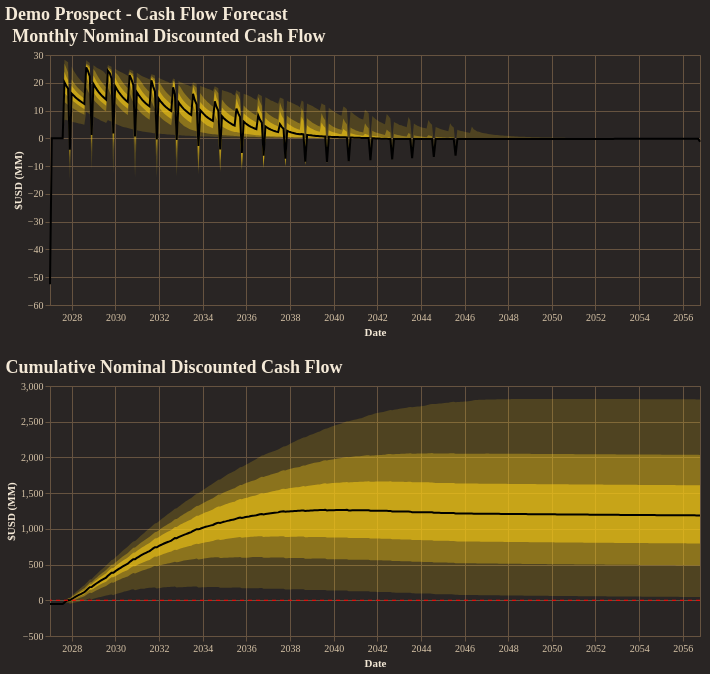

The code cell stored with this chart in its notebook:
### Code cell
fig = reporter.plotter.combined_cash_flow_plot(
    figsize=(650, 250),
    backend=PLOTTING_BACKEND
)
fig.show()

### Figure 1 — Vega-Lite specification as saved in the notebook (floating-point values rounded to 4 significant figures; data arrays with more than 128 entries replaced by an {"elided": "..."} marker saying what was removed)
{"config": {"background": "#292524", "view": {"fill": "#292524", "stroke": "#665340"}, "title": {"color": "#f4e9d7", "font": "Merriweather", "fontSize": 18, "fontWeight": 600, "subtitleColor": "#d5c2a6", "anchor": "start"}, "axis": {"domainColor": "#665340", "gridColor": "#665340", "tickColor": "#665340", "labelColor": "#d5c2a6", "titleColor": "#f4e9d7", "labelFont": "Merriweather", "titleFont": "Merriweather"}, "legend": {"titleColor": "#f4e9d7", "labelColor": "#d5c2a6", "labelFont": "Merriweather", "titleFont": "Merriweather", "orient": "top-right", "symbolType": "circle"}, "header": {"labelColor": "#d5c2a6", "titleColor": "#f4e9d7", "labelFont": "Merriweather", "titleFont": "Merriweather"}, "mark": {"color": "#c78d3b"}, "line": {"color": "#c78d3b"}, "bar": {"color": "#c78d3b"}, "point": {"color": "#ddb06d"}, "area": {"color": "#c78d3b", "opacity": 0.35}, "text": {"color": "#f4e9d7", "font": "Merriweather"}, "range": {"category": ["#5DA5DA", "#F28E2B", "#59C36A", "#E15759", "#B07AA1", "#4ECDC4", "#FF9DA7", "#EDC948"]}}, "vconcat": [{"layer": [{"mark": {"type": "area", "color": "rgba(250, 204, 21, 1.0)", "opacity": 0.18}, "encoding": {"tooltip": [{"field": "date", "title": "Date", "type": "temporal"}, {"field": "p01", "format": ",.2f", "title": "P01", "type": "quantitative"}, {"field": "p10", "format": ",.2f", "title": "P10", "type": "quantitative"}, {"field": "p25", "format": ",.2f", "title": "P25", "type": "quantitative"}, {"field": "p50", "format": ",.2f", "title": "P50", "type": "quantitative"}, {"field": "p75", "format": ",.2f", "title": "P75", "type": "quantitative"}, {"field": "p90", "format": ",.2f", "title": "P90", "type": "quantitative"}, {"field": "p99", "format": ",.2f", "title": "P99", "type": "quantitative"}], "x": {"field": "date", "title": "Date", "type": "temporal"}, "y": {"field": "p01", "title": "$USD (MM)", "type": "quantitative"}, "y2": {"field": "p99"}}}, {"mark": {"type": "area", "color": "rgba(250, 204, 21, 1.0)", "opacity": 0.35}, "encoding": {"tooltip": [{"field": "date", "title": "Date", "type": "temporal"}, {"field": "p01", "format": ",.2f", "title": "P01", "type": "quantitative"}, {"field": "p10", "format": ",.2f", "title": "P10", "type": "quantitative"}, {"field": "p25", "format": ",.2f", "title": "P25", "type": "quantitative"}, {"field": "p50", "format": ",.2f", "title": "P50", "type": "quantitative"}, {"field": "p75", "format": ",.2f", "title": "P75", "type": "quantitative"}, {"field": "p90", "format": ",.2f", "title": "P90", "type": "quantitative"}, {"field": "p99", "format": ",.2f", "title": "P99", "type": "quantitative"}], "x": {"field": "date", "title": "Date", "type": "temporal"}, "y": {"field": "p10", "title": "$USD (MM)", "type": "quantitative"}, "y2": {"field": "p90"}}}, {"mark": {"type": "area", "color": "rgba(250, 204, 21, 1.0)", "opacity": 0.55}, "encoding": {"tooltip": [{"field": "date", "title": "Date", "type": "temporal"}, {"field": "p01", "format": ",.2f", "title": "P01", "type": "quantitative"}, {"field": "p10", "format": ",.2f", "title": "P10", "type": "quantitative"}, {"field": "p25", "format": ",.2f", "title": "P25", "type": "quantitative"}, {"field": "p50", "format": ",.2f", "title": "P50", "type": "quantitative"}, {"field": "p75", "format": ",.2f", "title": "P75", "type": "quantitative"}, {"field": "p90", "format": ",.2f", "title": "P90", "type": "quantitative"}, {"field": "p99", "format": ",.2f", "title": "P99", "type": "quantitative"}], "x": {"field": "date", "title": "Date", "type": "temporal"}, "y": {"field": "p25", "title": "$USD (MM)", "type": "quantitative"}, "y2": {"field": "p75"}}}, {"mark": {"type": "line", "color": "black", "strokeWidth": 2}, "encoding": {"tooltip": [{"field": "date", "title": "Date", "type": "temporal"}, {"field": "p01", "format": ",.2f", "title": "P01", "type": "quantitative"}, {"field": "p10", "format": ",.2f", "title": "P10", "type": "quantitative"}, {"field": "p25", "format": ",.2f", "title": "P25", "type": "quantitative"}, {"field": "p50", "format": ",.2f", "title": "P50", "type": "quantitative"}, {"field": "p75", "format": ",.2f", "title": "P75", "type": "quantitative"}, {"field": "p90", "format": ",.2f", "title": "P90", "type": "quantitative"}, {"field": "p99", "format": ",.2f", "title": "P99", "type": "quantitative"}], "x": {"field": "date", "title": "Date", "type": "temporal"}, "y": {"field": "p50", "title": "$USD (MM)", "type": "quantitative"}}}], "data": {"name": "data-13ea383133f99f35ba3e78e873fa1f0b"}, "height": 250, "title": "Monthly Nominal Discounted Cash Flow", "width": 650}, {"layer": [{"layer": [{"mark": {"type": "area", "color": "rgba(250, 204, 21, 1.0)", "opacity": 0.18}, "encoding": {"tooltip": [{"field": "date", "title": "Date", "type": "temporal"}, {"field": "p01", "format": ",.2f", "title": "P01", "type": "quantitative"}, {"field": "p10", "format": ",.2f", "title": "P10", "type": "quantitative"}, {"field": "p25", "format": ",.2f", "title": "P25", "type": "quantitative"}, {"field": "p50", "format": ",.2f", "title": "P50", "type": "quantitative"}, {"field": "p75", "format": ",.2f", "title": "P75", "type": "quantitative"}, {"field": "p90", "format": ",.2f", "title": "P90", "type": "quantitative"}, {"field": "p99", "format": ",.2f", "title": "P99", "type": "quantitative"}], "x": {"field": "date", "title": "Date", "type": "temporal"}, "y": {"field": "p01", "title": "$USD (MM)", "type": "quantitative"}, "y2": {"field": "p99"}}}, {"mark": {"type": "area", "color": "rgba(250, 204, 21, 1.0)", "opacity": 0.35}, "encoding": {"tooltip": [{"field": "date", "title": "Date", "type": "temporal"}, {"field": "p01", "format": ",.2f", "title": "P01", "type": "quantitative"}, {"field": "p10", "format": ",.2f", "title": "P10", "type": "quantitative"}, {"field": "p25", "format": ",.2f", "title": "P25", "type": "quantitative"}, {"field": "p50", "format": ",.2f", "title": "P50", "type": "quantitative"}, {"field": "p75", "format": ",.2f", "title": "P75", "type": "quantitative"}, {"field": "p90", "format": ",.2f", "title": "P90", "type": "quantitative"}, {"field": "p99", "format": ",.2f", "title": "P99", "type": "quantitative"}], "x": {"field": "date", "title": "Date", "type": "temporal"}, "y": {"field": "p10", "title": "$USD (MM)", "type": "quantitative"}, "y2": {"field": "p90"}}}, {"mark": {"type": "area", "color": "rgba(250, 204, 21, 1.0)", "opacity": 0.55}, "encoding": {"tooltip": [{"field": "date", "title": "Date", "type": "temporal"}, {"field": "p01", "format": ",.2f", "title": "P01", "type": "quantitative"}, {"field": "p10", "format": ",.2f", "title": "P10", "type": "quantitative"}, {"field": "p25", "format": ",.2f", "title": "P25", "type": "quantitative"}, {"field": "p50", "format": ",.2f", "title": "P50", "type": "quantitative"}, {"field": "p75", "format": ",.2f", "title": "P75", "type": "quantitative"}, {"field": "p90", "format": ",.2f", "title": "P90", "type": "quantitative"}, {"field": "p99", "format": ",.2f", "title": "P99", "type": "quantitative"}], "x": {"field": "date", "title": "Date", "type": "temporal"}, "y": {"field": "p25", "title": "$USD (MM)", "type": "quantitative"}, "y2": {"field": "p75"}}}, {"mark": {"type": "line", "color": "black", "strokeWidth": 2}, "encoding": {"tooltip": [{"field": "date", "title": "Date", "type": "temporal"}, {"field": "p01", "format": ",.2f", "title": "P01", "type": "quantitative"}, {"field": "p10", "format": ",.2f", "title": "P10", "type": "quantitative"}, {"field": "p25", "format": ",.2f", "title": "P25", "type": "quantitative"}, {"field": "p50", "format": ",.2f", "title": "P50", "type": "quantitative"}, {"field": "p75", "format": ",.2f", "title": "P75", "type": "quantitative"}, {"field": "p90", "format": ",.2f", "title": "P90", "type": "quantitative"}, {"field": "p99", "format": ",.2f", "title": "P99", "type": "quantitative"}], "x": {"field": "date", "title": "Date", "type": "temporal"}, "y": {"field": "p50", "title": "$USD (MM)", "type": "quantitative"}}}], "data": {"name": "data-66d7772a2147fa4e1950a260cf94c594"}, "title": "Cumulative Nominal Discounted Cash Flow"}, {"data": {"name": "data-42990c68f268a11fa16682fcd3437a6f"}, "mark": {"type": "rule", "color": "red", "strokeDash": [4, 4]}, "encoding": {"y": {"field": "zero", "type": "quantitative"}}}], "height": 250, "width": 650}], "title": "Demo Prospect - Cash Flow Forecast", "$schema": "https://vega.github.io/schema/vega-lite/v5.20.1.json", "datasets": {"data-13ea383133f99f35ba3e78e873fa1f0b": {"elided": "360 records"}, "data-66d7772a2147fa4e1950a260cf94c594": {"elided": "360 records"}, "data-42990c68f268a11fa16682fcd3437a6f": [{"zero": 0}]}}
